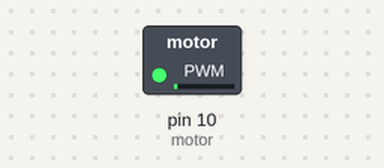
The sketch below on a simulated Arduino Uno, built with avr-gcc and run on an emulated ATmega328P. Parts: switched loads named in the sketch (green lamp = pin HIGH).

Above: at 0.05 s.
At 0.95 s:
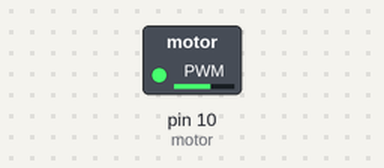
At 1.4 s:
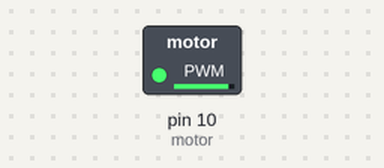
At 2.75 s:
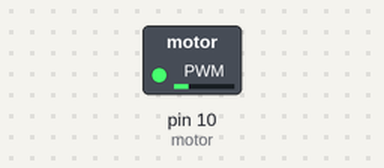
Timing chart, 0 to 7.2 s (numbered marks = the images above):
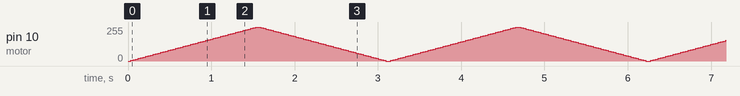

The sketch:

8.ino
```cpp
int valor = 0;
int motor = 10;

void setup() {
}

void loop() {
  for(valor = 0 ; valor <= 255; valor +=5) { // se genera una rampa de subida de tensión de 0 a 255 es decir de 0 a 5v
    analogWrite(motor, valor);
    delay(30); // espera 30 ms para que el efecto sea visible
    }
    for(valor = 255; valor >=0; valor -=5) { // se genera una rampa de bajada de tensión de 255 a 0 es decir de 5 a 0v
      analogWrite(motor, valor);
    delay(30);
   }
}
```
